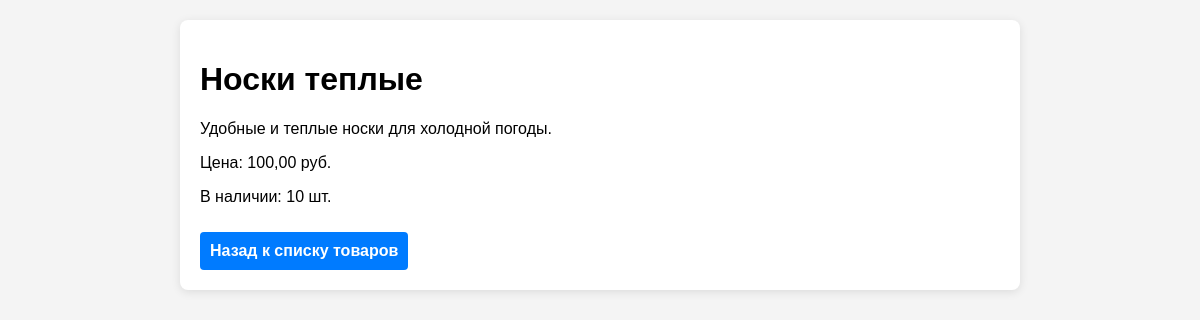
Screenshot of /polls/products/1/ with the database file from the repository.
### polls/models.py (models this page shows, shortened)
class Product(models.Model):
    name = models.CharField(max_length=200)
    description = models.TextField()
    price = models.DecimalField(max_digits=10, decimal_places=2)
    stock = models.IntegerField()

### polls/views.py (the view)
# urls.py: path('products/<int:pk>/', views.product_detail, name='product_detail'),
def product_detail(request, pk):
    product = get_object_or_404(Product, pk=pk)
    return render(request, 'polls/product_detail.html', {'product': product})

### polls/templates/polls/product_detail.html (shortened to what this page needs)
<!DOCTYPE html>
<html lang="ru">
<head>
</head>
<body>
    <div class="container">
        <h1>{{ product.name }}</h1>
        <p>{{ product.description }}</p>
        <p>Цена: {{ product.price }} руб.</p>
        <p>В наличии: {{ product.stock }} шт.</p>
        <a href="{% url 'polls:product_list' %}" class="button">Назад к списку товаров</a>
    </div>
</body>
</html>

### polls/templates/polls/product_detail.html (style rules this page uses)
body { font-family: Arial, sans-serif; background-color: #f4f4f4; margin: 0; padding: 0; }
.container { max-width: 800px; margin: 20px auto; padding: 20px; background: white; border-radius: 8px; box-shadow: 0 2px 10px rgba(0, 0, 0, 0.1); }
.button { margin-top: 10px; padding: 10px; background-color: #007bff; color: white; border: none; border-radius: 4px; cursor: pointer; font-weight: bold; text-decoration: none; display: inline-block; }

### rows the page displays
Product: name "Носки теплые", description "Удобные и теплые носки для холодной погоды.", price "100,00", stock "10"
